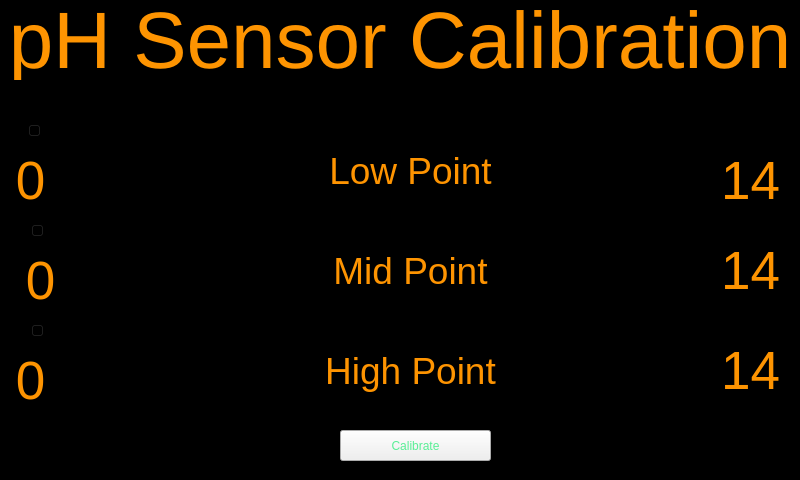
<?xml version="1.0" encoding="UTF-8"?>
<ui version="4.0">
 <class>Form</class>
 <widget class="QWidget" name="Form">
  <property name="geometry">
   <rect>
    <x>0</x>
    <y>0</y>
    <width>800</width>
    <height>480</height>
   </rect>
  </property>
  <property name="palette">
   <palette>
    <active>
     <colorrole role="WindowText">
      <brush brushstyle="SolidPattern">
       <color alpha="255">
        <red>255</red>
        <green>255</green>
        <blue>255</blue>
       </color>
      </brush>
     </colorrole>
     <colorrole role="Button">
      <brush brushstyle="SolidPattern">
       <color alpha="255">
        <red>0</red>
        <green>0</green>
        <blue>0</blue>
       </color>
      </brush>
     </colorrole>
     <colorrole role="Light">
      <brush brushstyle="SolidPattern">
       <color alpha="255">
        <red>0</red>
        <green>0</green>
        <blue>0</blue>
       </color>
      </brush>
     </colorrole>
     <colorrole role="Midlight">
      <brush brushstyle="SolidPattern">
       <color alpha="255">
        <red>0</red>
        <green>0</green>
        <blue>0</blue>
       </color>
      </brush>
     </colorrole>
     <colorrole role="Dark">
      <brush brushstyle="SolidPattern">
       <color alpha="255">
        <red>0</red>
        <green>0</green>
        <blue>0</blue>
       </color>
      </brush>
     </colorrole>
     <colorrole role="Mid">
      <brush brushstyle="SolidPattern">
       <color alpha="255">
        <red>0</red>
        <green>0</green>
        <blue>0</blue>
       </color>
      </brush>
     </colorrole>
     <colorrole role="Text">
      <brush brushstyle="SolidPattern">
       <color alpha="255">
        <red>255</red>
        <green>149</green>
        <blue>1</blue>
       </color>
      </brush>
     </colorrole>
     <colorrole role="BrightText">
      <brush brushstyle="SolidPattern">
       <color alpha="255">
        <red>255</red>
        <green>149</green>
        <blue>1</blue>
       </color>
      </brush>
     </colorrole>
     <colorrole role="ButtonText">
      <brush brushstyle="SolidPattern">
       <color alpha="255">
        <red>255</red>
        <green>149</green>
        <blue>1</blue>
       </color>
      </brush>
     </colorrole>
     <colorrole role="Base">
      <brush brushstyle="SolidPattern">
       <color alpha="255">
        <red>0</red>
        <green>0</green>
        <blue>0</blue>
       </color>
      </brush>
     </colorrole>
     <colorrole role="Window">
      <brush brushstyle="SolidPattern">
       <color alpha="255">
        <red>0</red>
        <green>0</green>
        <blue>0</blue>
       </color>
      </brush>
     </colorrole>
     <colorrole role="Shadow">
      <brush brushstyle="SolidPattern">
       <color alpha="255">
        <red>0</red>
        <green>0</green>
        <blue>0</blue>
       </color>
      </brush>
     </colorrole>
     <colorrole role="HighlightedText">
      <brush brushstyle="SolidPattern">
       <color alpha="255">
        <red>89</red>
        <green>239</green>
        <blue>150</blue>
       </color>
      </brush>
     </colorrole>
     <colorrole role="AlternateBase">
      <brush brushstyle="SolidPattern">
       <color alpha="255">
        <red>0</red>
        <green>0</green>
        <blue>0</blue>
       </color>
      </brush>
     </colorrole>
     <colorrole role="ToolTipBase">
      <brush brushstyle="SolidPattern">
       <color alpha="255">
        <red>89</red>
        <green>239</green>
        <blue>150</blue>
       </color>
      </brush>
     </colorrole>
     <colorrole role="ToolTipText">
      <brush brushstyle="SolidPattern">
       <color alpha="255">
        <red>0</red>
        <green>0</green>
        <blue>0</blue>
       </color>
      </brush>
     </colorrole>
     <colorrole role="PlaceholderText">
      <brush brushstyle="SolidPattern">
       <color alpha="127">
        <red>255</red>
        <green>255</green>
        <blue>255</blue>
       </color>
      </brush>
     </colorrole>
    </active>
    <inactive>
     <colorrole role="WindowText">
      <brush brushstyle="SolidPattern">
       <color alpha="255">
        <red>255</red>
        <green>255</green>
        <blue>255</blue>
       </color>
      </brush>
     </colorrole>
     <colorrole role="Button">
      <brush brushstyle="SolidPattern">
       <color alpha="255">
        <red>0</red>
        <green>0</green>
        <blue>0</blue>
       </color>
      </brush>
     </colorrole>
     <colorrole role="Light">
      <brush brushstyle="SolidPattern">
       <color alpha="255">
        <red>0</red>
        <green>0</green>
        <blue>0</blue>
       </color>
      </brush>
     </colorrole>
     <colorrole role="Midlight">
      <brush brushstyle="SolidPattern">
       <color alpha="255">
        <red>0</red>
        <green>0</green>
        <blue>0</blue>
       </color>
      </brush>
     </colorrole>
     <colorrole role="Dark">
      <brush brushstyle="SolidPattern">
       <color alpha="255">
        <red>0</red>
        <green>0</green>
        <blue>0</blue>
       </color>
      </brush>
     </colorrole>
     <colorrole role="Mid">
      <brush brushstyle="SolidPattern">
       <color alpha="255">
        <red>0</red>
        <green>0</green>
        <blue>0</blue>
       </color>
      </brush>
     </colorrole>
     <colorrole role="Text">
      <brush brushstyle="SolidPattern">
       <color alpha="255">
        <red>255</red>
        <green>149</green>
        <blue>1</blue>
       </color>
      </brush>
     </colorrole>
     <colorrole role="BrightText">
      <brush brushstyle="SolidPattern">
       <color alpha="255">
        <red>255</red>
        <green>149</green>
        <blue>1</blue>
       </color>
      </brush>
     </colorrole>
     <colorrole role="ButtonText">
      <brush brushstyle="SolidPattern">
       <color alpha="255">
        <red>255</red>
        <green>149</green>
        <blue>1</blue>
       </color>
      </brush>
     </colorrole>
     <colorrole role="Base">
      <brush brushstyle="SolidPattern">
       <color alpha="255">
        <red>0</red>
        <green>0</green>
        <blue>0</blue>
       </color>
      </brush>
     </colorrole>
     <colorrole role="Window">
      <brush brushstyle="SolidPattern">
       <color alpha="255">
        <red>0</red>
        <green>0</green>
        <blue>0</blue>
       </color>
      </brush>
     </colorrole>
     <colorrole role="Shadow">
      <brush brushstyle="SolidPattern">
       <color alpha="255">
        <red>0</red>
        <green>0</green>
        <blue>0</blue>
       </color>
      </brush>
     </colorrole>
     <colorrole role="HighlightedText">
      <brush brushstyle="SolidPattern">
       <color alpha="255">
        <red>89</red>
        <green>239</green>
        <blue>150</blue>
       </color>
      </brush>
     </colorrole>
     <colorrole role="AlternateBase">
      <brush brushstyle="SolidPattern">
       <color alpha="255">
        <red>0</red>
        <green>0</green>
        <blue>0</blue>
       </color>
      </brush>
     </colorrole>
     <colorrole role="ToolTipBase">
      <brush brushstyle="SolidPattern">
       <color alpha="255">
        <red>89</red>
        <green>239</green>
        <blue>150</blue>
       </color>
      </brush>
     </colorrole>
     <colorrole role="ToolTipText">
      <brush brushstyle="SolidPattern">
       <color alpha="255">
        <red>0</red>
        <green>0</green>
        <blue>0</blue>
       </color>
      </brush>
     </colorrole>
     <colorrole role="PlaceholderText">
      <brush brushstyle="SolidPattern">
       <color alpha="127">
        <red>255</red>
        <green>255</green>
        <blue>255</blue>
       </color>
      </brush>
     </colorrole>
    </inactive>
    <disabled>
     <colorrole role="WindowText">
      <brush brushstyle="SolidPattern">
       <color alpha="255">
        <red>0</red>
        <green>0</green>
        <blue>0</blue>
       </color>
      </brush>
     </colorrole>
     <colorrole role="Button">
      <brush brushstyle="SolidPattern">
       <color alpha="255">
        <red>0</red>
        <green>0</green>
        <blue>0</blue>
       </color>
      </brush>
     </colorrole>
     <colorrole role="Light">
      <brush brushstyle="SolidPattern">
       <color alpha="255">
        <red>0</red>
        <green>0</green>
        <blue>0</blue>
       </color>
      </brush>
     </colorrole>
     <colorrole role="Midlight">
      <brush brushstyle="SolidPattern">
       <color alpha="255">
        <red>0</red>
        <green>0</green>
        <blue>0</blue>
       </color>
      </brush>
     </colorrole>
     <colorrole role="Dark">
      <brush brushstyle="SolidPattern">
       <color alpha="255">
        <red>0</red>
        <green>0</green>
        <blue>0</blue>
       </color>
      </brush>
     </colorrole>
     <colorrole role="Mid">
      <brush brushstyle="SolidPattern">
       <color alpha="255">
        <red>0</red>
        <green>0</green>
        <blue>0</blue>
       </color>
      </brush>
     </colorrole>
     <colorrole role="Text">
      <brush brushstyle="SolidPattern">
       <color alpha="255">
        <red>0</red>
        <green>0</green>
        <blue>0</blue>
       </color>
      </brush>
     </colorrole>
     <colorrole role="BrightText">
      <brush brushstyle="SolidPattern">
       <color alpha="255">
        <red>255</red>
        <green>149</green>
        <blue>1</blue>
       </color>
      </brush>
     </colorrole>
     <colorrole role="ButtonText">
      <brush brushstyle="SolidPattern">
       <color alpha="255">
        <red>0</red>
        <green>0</green>
        <blue>0</blue>
       </color>
      </brush>
     </colorrole>
     <colorrole role="Base">
      <brush brushstyle="SolidPattern">
       <color alpha="255">
        <red>0</red>
        <green>0</green>
        <blue>0</blue>
       </color>
      </brush>
     </colorrole>
     <colorrole role="Window">
      <brush brushstyle="SolidPattern">
       <color alpha="255">
        <red>0</red>
        <green>0</green>
        <blue>0</blue>
       </color>
      </brush>
     </colorrole>
     <colorrole role="Shadow">
      <brush brushstyle="SolidPattern">
       <color alpha="255">
        <red>0</red>
        <green>0</green>
        <blue>0</blue>
       </color>
      </brush>
     </colorrole>
     <colorrole role="HighlightedText">
      <brush brushstyle="SolidPattern">
       <color alpha="255">
        <red>89</red>
        <green>239</green>
        <blue>150</blue>
       </color>
      </brush>
     </colorrole>
     <colorrole role="AlternateBase">
      <brush brushstyle="SolidPattern">
       <color alpha="255">
        <red>0</red>
        <green>0</green>
        <blue>0</blue>
       </color>
      </brush>
     </colorrole>
     <colorrole role="ToolTipBase">
      <brush brushstyle="SolidPattern">
       <color alpha="255">
        <red>89</red>
        <green>239</green>
        <blue>150</blue>
       </color>
      </brush>
     </colorrole>
     <colorrole role="ToolTipText">
      <brush brushstyle="SolidPattern">
       <color alpha="255">
        <red>0</red>
        <green>0</green>
        <blue>0</blue>
       </color>
      </brush>
     </colorrole>
     <colorrole role="PlaceholderText">
      <brush brushstyle="SolidPattern">
       <color alpha="127">
        <red>0</red>
        <green>0</green>
        <blue>0</blue>
       </color>
      </brush>
     </colorrole>
    </disabled>
   </palette>
  </property>
  <property name="windowTitle">
   <string>Form</string>
  </property>
  <widget class="QLabel" name="label">
   <property name="geometry">
    <rect>
     <x>0</x>
     <y>0</y>
     <width>800</width>
     <height>80</height>
    </rect>
   </property>
   <property name="palette">
    <palette>
     <active>
      <colorrole role="WindowText">
       <brush brushstyle="SolidPattern">
        <color alpha="255">
         <red>254</red>
         <green>148</green>
         <blue>1</blue>
        </color>
       </brush>
      </colorrole>
      <colorrole role="PlaceholderText">
       <brush brushstyle="SolidPattern">
        <color alpha="255">
         <red>249</red>
         <green>145</green>
         <blue>1</blue>
        </color>
       </brush>
      </colorrole>
     </active>
     <inactive>
      <colorrole role="WindowText">
       <brush brushstyle="SolidPattern">
        <color alpha="255">
         <red>254</red>
         <green>148</green>
         <blue>1</blue>
        </color>
       </brush>
      </colorrole>
      <colorrole role="PlaceholderText">
       <brush brushstyle="SolidPattern">
        <color alpha="255">
         <red>249</red>
         <green>145</green>
         <blue>1</blue>
        </color>
       </brush>
      </colorrole>
     </inactive>
     <disabled>
      <colorrole role="PlaceholderText">
       <brush brushstyle="SolidPattern">
        <color alpha="255">
         <red>249</red>
         <green>145</green>
         <blue>1</blue>
        </color>
       </brush>
      </colorrole>
     </disabled>
    </palette>
   </property>
   <property name="font">
    <font>
     <pointsize>60</pointsize>
    </font>
   </property>
   <property name="styleSheet">
    <string notr="true">label{
	color: rgb(255, 149, 1);
}</string>
   </property>
   <property name="text">
    <string>pH Sensor Calibration</string>
   </property>
   <property name="alignment">
    <set>Qt::AlignCenter</set>
   </property>
  </widget>
  <widget class="QSlider" name="LowPoint">
   <property name="geometry">
    <rect>
     <x>27</x>
     <y>110</y>
     <width>750</width>
     <height>41</height>
    </rect>
   </property>
   <property name="palette">
    <palette>
     <active>
      <colorrole role="Highlight">
       <brush brushstyle="SolidPattern">
        <color alpha="255">
         <red>87</red>
         <green>234</green>
         <blue>147</blue>
        </color>
       </brush>
      </colorrole>
     </active>
     <inactive>
      <colorrole role="Highlight">
       <brush brushstyle="SolidPattern">
        <color alpha="255">
         <red>87</red>
         <green>234</green>
         <blue>147</blue>
        </color>
       </brush>
      </colorrole>
     </inactive>
     <disabled/>
    </palette>
   </property>
   <property name="orientation">
    <enum>Qt::Horizontal</enum>
   </property>
  </widget>
  <widget class="QPushButton" name="calibrate_button">
   <property name="geometry">
    <rect>
     <x>340</x>
     <y>430</y>
     <width>151</width>
     <height>31</height>
    </rect>
   </property>
   <property name="palette">
    <palette>
     <active>
      <colorrole role="ButtonText">
       <brush brushstyle="SolidPattern">
        <color alpha="255">
         <red>89</red>
         <green>239</green>
         <blue>150</blue>
        </color>
       </brush>
      </colorrole>
     </active>
     <inactive>
      <colorrole role="ButtonText">
       <brush brushstyle="SolidPattern">
        <color alpha="255">
         <red>89</red>
         <green>239</green>
         <blue>150</blue>
        </color>
       </brush>
      </colorrole>
     </inactive>
     <disabled/>
    </palette>
   </property>
   <property name="styleSheet">
    <string notr="true">calibrate_button {
	color: rgb(106, 110, 128);
}</string>
   </property>
   <property name="text">
    <string>Calibrate</string>
   </property>
  </widget>
  <widget class="QSlider" name="MidPoint">
   <property name="geometry">
    <rect>
     <x>30</x>
     <y>210</y>
     <width>750</width>
     <height>41</height>
    </rect>
   </property>
   <property name="palette">
    <palette>
     <active>
      <colorrole role="Highlight">
       <brush brushstyle="SolidPattern">
        <color alpha="255">
         <red>87</red>
         <green>234</green>
         <blue>147</blue>
        </color>
       </brush>
      </colorrole>
     </active>
     <inactive>
      <colorrole role="Highlight">
       <brush brushstyle="SolidPattern">
        <color alpha="255">
         <red>87</red>
         <green>234</green>
         <blue>147</blue>
        </color>
       </brush>
      </colorrole>
     </inactive>
     <disabled/>
    </palette>
   </property>
   <property name="orientation">
    <enum>Qt::Horizontal</enum>
   </property>
  </widget>
  <widget class="QSlider" name="LowPoint_2">
   <property name="geometry">
    <rect>
     <x>30</x>
     <y>310</y>
     <width>750</width>
     <height>41</height>
    </rect>
   </property>
   <property name="palette">
    <palette>
     <active>
      <colorrole role="Highlight">
       <brush brushstyle="SolidPattern">
        <color alpha="255">
         <red>87</red>
         <green>234</green>
         <blue>147</blue>
        </color>
       </brush>
      </colorrole>
     </active>
     <inactive>
      <colorrole role="Highlight">
       <brush brushstyle="SolidPattern">
        <color alpha="255">
         <red>87</red>
         <green>234</green>
         <blue>147</blue>
        </color>
       </brush>
      </colorrole>
     </inactive>
     <disabled/>
    </palette>
   </property>
   <property name="orientation">
    <enum>Qt::Horizontal</enum>
   </property>
  </widget>
  <widget class="QLabel" name="label_2">
   <property name="geometry">
    <rect>
     <x>260</x>
     <y>140</y>
     <width>301</width>
     <height>61</height>
    </rect>
   </property>
   <property name="palette">
    <palette>
     <active>
      <colorrole role="WindowText">
       <brush brushstyle="SolidPattern">
        <color alpha="255">
         <red>254</red>
         <green>148</green>
         <blue>1</blue>
        </color>
       </brush>
      </colorrole>
      <colorrole role="PlaceholderText">
       <brush brushstyle="SolidPattern">
        <color alpha="255">
         <red>249</red>
         <green>145</green>
         <blue>1</blue>
        </color>
       </brush>
      </colorrole>
     </active>
     <inactive>
      <colorrole role="WindowText">
       <brush brushstyle="SolidPattern">
        <color alpha="255">
         <red>254</red>
         <green>148</green>
         <blue>1</blue>
        </color>
       </brush>
      </colorrole>
      <colorrole role="PlaceholderText">
       <brush brushstyle="SolidPattern">
        <color alpha="255">
         <red>249</red>
         <green>145</green>
         <blue>1</blue>
        </color>
       </brush>
      </colorrole>
     </inactive>
     <disabled>
      <colorrole role="PlaceholderText">
       <brush brushstyle="SolidPattern">
        <color alpha="255">
         <red>249</red>
         <green>145</green>
         <blue>1</blue>
        </color>
       </brush>
      </colorrole>
     </disabled>
    </palette>
   </property>
   <property name="font">
    <font>
     <pointsize>28</pointsize>
    </font>
   </property>
   <property name="styleSheet">
    <string notr="true">label{
	color: rgb(255, 149, 1);
}</string>
   </property>
   <property name="text">
    <string>Low Point</string>
   </property>
   <property name="alignment">
    <set>Qt::AlignCenter</set>
   </property>
  </widget>
  <widget class="QLabel" name="label_3">
   <property name="geometry">
    <rect>
     <x>260</x>
     <y>240</y>
     <width>301</width>
     <height>61</height>
    </rect>
   </property>
   <property name="palette">
    <palette>
     <active>
      <colorrole role="WindowText">
       <brush brushstyle="SolidPattern">
        <color alpha="255">
         <red>254</red>
         <green>148</green>
         <blue>1</blue>
        </color>
       </brush>
      </colorrole>
      <colorrole role="PlaceholderText">
       <brush brushstyle="SolidPattern">
        <color alpha="255">
         <red>249</red>
         <green>145</green>
         <blue>1</blue>
        </color>
       </brush>
      </colorrole>
     </active>
     <inactive>
      <colorrole role="WindowText">
       <brush brushstyle="SolidPattern">
        <color alpha="255">
         <red>254</red>
         <green>148</green>
         <blue>1</blue>
        </color>
       </brush>
      </colorrole>
      <colorrole role="PlaceholderText">
       <brush brushstyle="SolidPattern">
        <color alpha="255">
         <red>249</red>
         <green>145</green>
         <blue>1</blue>
        </color>
       </brush>
      </colorrole>
     </inactive>
     <disabled>
      <colorrole role="PlaceholderText">
       <brush brushstyle="SolidPattern">
        <color alpha="255">
         <red>249</red>
         <green>145</green>
         <blue>1</blue>
        </color>
       </brush>
      </colorrole>
     </disabled>
    </palette>
   </property>
   <property name="font">
    <font>
     <pointsize>28</pointsize>
    </font>
   </property>
   <property name="styleSheet">
    <string notr="true">label{
	color: rgb(255, 149, 1);
}</string>
   </property>
   <property name="text">
    <string>Mid Point</string>
   </property>
   <property name="alignment">
    <set>Qt::AlignCenter</set>
   </property>
  </widget>
  <widget class="QLabel" name="label_4">
   <property name="geometry">
    <rect>
     <x>260</x>
     <y>340</y>
     <width>301</width>
     <height>61</height>
    </rect>
   </property>
   <property name="palette">
    <palette>
     <active>
      <colorrole role="WindowText">
       <brush brushstyle="SolidPattern">
        <color alpha="255">
         <red>254</red>
         <green>148</green>
         <blue>1</blue>
        </color>
       </brush>
      </colorrole>
      <colorrole role="PlaceholderText">
       <brush brushstyle="SolidPattern">
        <color alpha="255">
         <red>249</red>
         <green>145</green>
         <blue>1</blue>
        </color>
       </brush>
      </colorrole>
     </active>
     <inactive>
      <colorrole role="WindowText">
       <brush brushstyle="SolidPattern">
        <color alpha="255">
         <red>254</red>
         <green>148</green>
         <blue>1</blue>
        </color>
       </brush>
      </colorrole>
      <colorrole role="PlaceholderText">
       <brush brushstyle="SolidPattern">
        <color alpha="255">
         <red>249</red>
         <green>145</green>
         <blue>1</blue>
        </color>
       </brush>
      </colorrole>
     </inactive>
     <disabled>
      <colorrole role="PlaceholderText">
       <brush brushstyle="SolidPattern">
        <color alpha="255">
         <red>249</red>
         <green>145</green>
         <blue>1</blue>
        </color>
       </brush>
      </colorrole>
     </disabled>
    </palette>
   </property>
   <property name="font">
    <font>
     <pointsize>28</pointsize>
    </font>
   </property>
   <property name="styleSheet">
    <string notr="true">label{
	color: rgb(255, 149, 1);
}</string>
   </property>
   <property name="text">
    <string>High Point</string>
   </property>
   <property name="alignment">
    <set>Qt::AlignCenter</set>
   </property>
  </widget>
  <widget class="QLabel" name="label_6">
   <property name="geometry">
    <rect>
     <x>-30</x>
     <y>150</y>
     <width>121</width>
     <height>61</height>
    </rect>
   </property>
   <property name="palette">
    <palette>
     <active>
      <colorrole role="WindowText">
       <brush brushstyle="SolidPattern">
        <color alpha="255">
         <red>254</red>
         <green>148</green>
         <blue>1</blue>
        </color>
       </brush>
      </colorrole>
      <colorrole role="PlaceholderText">
       <brush brushstyle="SolidPattern">
        <color alpha="255">
         <red>249</red>
         <green>145</green>
         <blue>1</blue>
        </color>
       </brush>
      </colorrole>
     </active>
     <inactive>
      <colorrole role="WindowText">
       <brush brushstyle="SolidPattern">
        <color alpha="255">
         <red>254</red>
         <green>148</green>
         <blue>1</blue>
        </color>
       </brush>
      </colorrole>
      <colorrole role="PlaceholderText">
       <brush brushstyle="SolidPattern">
        <color alpha="255">
         <red>249</red>
         <green>145</green>
         <blue>1</blue>
        </color>
       </brush>
      </colorrole>
     </inactive>
     <disabled>
      <colorrole role="PlaceholderText">
       <brush brushstyle="SolidPattern">
        <color alpha="255">
         <red>249</red>
         <green>145</green>
         <blue>1</blue>
        </color>
       </brush>
      </colorrole>
     </disabled>
    </palette>
   </property>
   <property name="font">
    <font>
     <pointsize>40</pointsize>
    </font>
   </property>
   <property name="styleSheet">
    <string notr="true">label{
	color: rgb(255, 149, 1);
}</string>
   </property>
   <property name="text">
    <string>0</string>
   </property>
   <property name="alignment">
    <set>Qt::AlignCenter</set>
   </property>
  </widget>
  <widget class="QLabel" name="label_7">
   <property name="geometry">
    <rect>
     <x>-20</x>
     <y>250</y>
     <width>121</width>
     <height>61</height>
    </rect>
   </property>
   <property name="palette">
    <palette>
     <active>
      <colorrole role="WindowText">
       <brush brushstyle="SolidPattern">
        <color alpha="255">
         <red>254</red>
         <green>148</green>
         <blue>1</blue>
        </color>
       </brush>
      </colorrole>
      <colorrole role="PlaceholderText">
       <brush brushstyle="SolidPattern">
        <color alpha="255">
         <red>249</red>
         <green>145</green>
         <blue>1</blue>
        </color>
       </brush>
      </colorrole>
     </active>
     <inactive>
      <colorrole role="WindowText">
       <brush brushstyle="SolidPattern">
        <color alpha="255">
         <red>254</red>
         <green>148</green>
         <blue>1</blue>
        </color>
       </brush>
      </colorrole>
      <colorrole role="PlaceholderText">
       <brush brushstyle="SolidPattern">
        <color alpha="255">
         <red>249</red>
         <green>145</green>
         <blue>1</blue>
        </color>
       </brush>
      </colorrole>
     </inactive>
     <disabled>
      <colorrole role="PlaceholderText">
       <brush brushstyle="SolidPattern">
        <color alpha="255">
         <red>249</red>
         <green>145</green>
         <blue>1</blue>
        </color>
       </brush>
      </colorrole>
     </disabled>
    </palette>
   </property>
   <property name="font">
    <font>
     <pointsize>40</pointsize>
    </font>
   </property>
   <property name="styleSheet">
    <string notr="true">label{
	color: rgb(255, 149, 1);
}</string>
   </property>
   <property name="text">
    <string>0</string>
   </property>
   <property name="alignment">
    <set>Qt::AlignCenter</set>
   </property>
  </widget>
  <widget class="QLabel" name="label_8">
   <property name="geometry">
    <rect>
     <x>-30</x>
     <y>350</y>
     <width>121</width>
     <height>61</height>
    </rect>
   </property>
   <property name="palette">
    <palette>
     <active>
      <colorrole role="WindowText">
       <brush brushstyle="SolidPattern">
        <color alpha="255">
         <red>254</red>
         <green>148</green>
         <blue>1</blue>
        </color>
       </brush>
      </colorrole>
      <colorrole role="PlaceholderText">
       <brush brushstyle="SolidPattern">
        <color alpha="255">
         <red>249</red>
         <green>145</green>
         <blue>1</blue>
        </color>
       </brush>
      </colorrole>
     </active>
     <inactive>
      <colorrole role="WindowText">
       <brush brushstyle="SolidPattern">
        <color alpha="255">
         <red>254</red>
         <green>148</green>
         <blue>1</blue>
        </color>
       </brush>
      </colorrole>
      <colorrole role="PlaceholderText">
       <brush brushstyle="SolidPattern">
        <color alpha="255">
         <red>249</red>
         <green>145</green>
         <blue>1</blue>
        </color>
       </brush>
      </colorrole>
     </inactive>
     <disabled>
      <colorrole role="PlaceholderText">
       <brush brushstyle="SolidPattern">
        <color alpha="255">
         <red>249</red>
         <green>145</green>
         <blue>1</blue>
        </color>
       </brush>
      </colorrole>
     </disabled>
    </palette>
   </property>
   <property name="font">
    <font>
     <pointsize>40</pointsize>
    </font>
   </property>
   <property name="styleSheet">
    <string notr="true">label{
	color: rgb(255, 149, 1);
}</string>
   </property>
   <property name="text">
    <string>0</string>
   </property>
   <property name="alignment">
    <set>Qt::AlignCenter</set>
   </property>
  </widget>
  <widget class="QLabel" name="label_9">
   <property name="geometry">
    <rect>
     <x>690</x>
     <y>150</y>
     <width>121</width>
     <height>61</height>
    </rect>
   </property>
   <property name="palette">
    <palette>
     <active>
      <colorrole role="WindowText">
       <brush brushstyle="SolidPattern">
        <color alpha="255">
         <red>254</red>
         <green>148</green>
         <blue>1</blue>
        </color>
       </brush>
      </colorrole>
      <colorrole role="PlaceholderText">
       <brush brushstyle="SolidPattern">
        <color alpha="255">
         <red>249</red>
         <green>145</green>
         <blue>1</blue>
        </color>
       </brush>
      </colorrole>
     </active>
     <inactive>
      <colorrole role="WindowText">
       <brush brushstyle="SolidPattern">
        <color alpha="255">
         <red>254</red>
         <green>148</green>
         <blue>1</blue>
        </color>
       </brush>
      </colorrole>
      <colorrole role="PlaceholderText">
       <brush brushstyle="SolidPattern">
        <color alpha="255">
         <red>249</red>
         <green>145</green>
         <blue>1</blue>
        </color>
       </brush>
      </colorrole>
     </inactive>
     <disabled>
      <colorrole role="PlaceholderText">
       <brush brushstyle="SolidPattern">
        <color alpha="255">
         <red>249</red>
         <green>145</green>
         <blue>1</blue>
        </color>
       </brush>
      </colorrole>
     </disabled>
    </palette>
   </property>
   <property name="font">
    <font>
     <pointsize>40</pointsize>
    </font>
   </property>
   <property name="styleSheet">
    <string notr="true">label{
	color: rgb(255, 149, 1);
}</string>
   </property>
   <property name="text">
    <string>14</string>
   </property>
   <property name="alignment">
    <set>Qt::AlignCenter</set>
   </property>
  </widget>
  <widget class="QLabel" name="label_10">
   <property name="geometry">
    <rect>
     <x>690</x>
     <y>240</y>
     <width>121</width>
     <height>61</height>
    </rect>
   </property>
   <property name="palette">
    <palette>
     <active>
      <colorrole role="WindowText">
       <brush brushstyle="SolidPattern">
        <color alpha="255">
         <red>254</red>
         <green>148</green>
         <blue>1</blue>
        </color>
       </brush>
      </colorrole>
      <colorrole role="PlaceholderText">
       <brush brushstyle="SolidPattern">
        <color alpha="255">
         <red>249</red>
         <green>145</green>
         <blue>1</blue>
        </color>
       </brush>
      </colorrole>
     </active>
     <inactive>
      <colorrole role="WindowText">
       <brush brushstyle="SolidPattern">
        <color alpha="255">
         <red>254</red>
         <green>148</green>
         <blue>1</blue>
        </color>
       </brush>
      </colorrole>
      <colorrole role="PlaceholderText">
       <brush brushstyle="SolidPattern">
        <color alpha="255">
         <red>249</red>
         <green>145</green>
         <blue>1</blue>
        </color>
       </brush>
      </colorrole>
     </inactive>
     <disabled>
      <colorrole role="PlaceholderText">
       <brush brushstyle="SolidPattern">
        <color alpha="255">
         <red>249</red>
         <green>145</green>
         <blue>1</blue>
        </color>
       </brush>
      </colorrole>
     </disabled>
    </palette>
   </property>
   <property name="font">
    <font>
     <pointsize>40</pointsize>
    </font>
   </property>
   <property name="styleSheet">
    <string notr="true">label{
	color: rgb(255, 149, 1);
}</string>
   </property>
   <property name="text">
    <string>14</string>
   </property>
   <property name="alignment">
    <set>Qt::AlignCenter</set>
   </property>
  </widget>
  <widget class="QLabel" name="label_11">
   <property name="geometry">
    <rect>
     <x>690</x>
     <y>340</y>
     <width>121</width>
     <height>61</height>
    </rect>
   </property>
   <property name="palette">
    <palette>
     <active>
      <colorrole role="WindowText">
       <brush brushstyle="SolidPattern">
        <color alpha="255">
         <red>254</red>
         <green>148</green>
         <blue>1</blue>
        </color>
       </brush>
      </colorrole>
      <colorrole role="PlaceholderText">
       <brush brushstyle="SolidPattern">
        <color alpha="255">
         <red>249</red>
         <green>145</green>
         <blue>1</blue>
        </color>
       </brush>
      </colorrole>
     </active>
     <inactive>
      <colorrole role="WindowText">
       <brush brushstyle="SolidPattern">
        <color alpha="255">
         <red>254</red>
         <green>148</green>
         <blue>1</blue>
        </color>
       </brush>
      </colorrole>
      <colorrole role="PlaceholderText">
       <brush brushstyle="SolidPattern">
        <color alpha="255">
         <red>249</red>
         <green>145</green>
         <blue>1</blue>
        </color>
       </brush>
      </colorrole>
     </inactive>
     <disabled>
      <colorrole role="PlaceholderText">
       <brush brushstyle="SolidPattern">
        <color alpha="255">
         <red>249</red>
         <green>145</green>
         <blue>1</blue>
        </color>
       </brush>
      </colorrole>
     </disabled>
    </palette>
   </property>
   <property name="font">
    <font>
     <pointsize>40</pointsize>
    </font>
   </property>
   <property name="styleSheet">
    <string notr="true">label{
	color: rgb(255, 149, 1);
}</string>
   </property>
   <property name="text">
    <string>14</string>
   </property>
   <property name="alignment">
    <set>Qt::AlignCenter</set>
   </property>
  </widget>
 </widget>
 <resources/>
 <connections/>
</ui>
